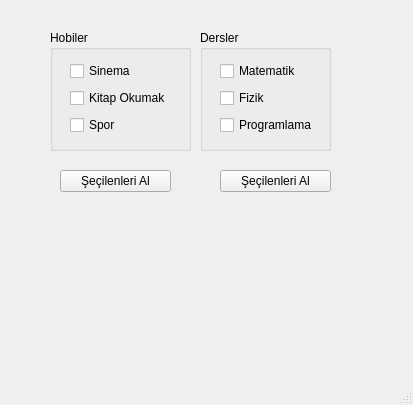
<?xml version="1.0" encoding="UTF-8"?>
<ui version="4.0">
 <class>MainWindow</class>
 <widget class="QMainWindow" name="MainWindow">
  <property name="geometry">
   <rect>
    <x>0</x>
    <y>0</y>
    <width>413</width>
    <height>405</height>
   </rect>
  </property>
  <property name="windowTitle">
   <string>MainWindow</string>
  </property>
  <widget class="QWidget" name="centralwidget">
   <widget class="QGroupBox" name="groupHobiler">
    <property name="geometry">
     <rect>
      <x>50</x>
      <y>30</y>
      <width>141</width>
      <height>121</height>
     </rect>
    </property>
    <property name="title">
     <string>Hobiler</string>
    </property>
    <widget class="QWidget" name="">
     <property name="geometry">
      <rect>
       <x>20</x>
       <y>30</y>
       <width>107</width>
       <height>76</height>
      </rect>
     </property>
     <layout class="QVBoxLayout" name="verticalLayout">
      <item>
       <widget class="QCheckBox" name="cbSinema">
        <property name="text">
         <string>Sinema</string>
        </property>
       </widget>
      </item>
      <item>
       <widget class="QCheckBox" name="cbKitapOkumak">
        <property name="text">
         <string>Kitap Okumak</string>
        </property>
       </widget>
      </item>
      <item>
       <widget class="QCheckBox" name="cbSpor">
        <property name="text">
         <string>Spor</string>
        </property>
       </widget>
      </item>
     </layout>
    </widget>
   </widget>
   <widget class="QGroupBox" name="groupDersler">
    <property name="geometry">
     <rect>
      <x>200</x>
      <y>30</y>
      <width>131</width>
      <height>121</height>
     </rect>
    </property>
    <property name="title">
     <string>Dersler</string>
    </property>
    <widget class="QWidget" name="layoutWidget">
     <property name="geometry">
      <rect>
       <x>20</x>
       <y>30</y>
       <width>107</width>
       <height>76</height>
      </rect>
     </property>
     <layout class="QVBoxLayout" name="verticalLayout_2">
      <item>
       <widget class="QCheckBox" name="cbMatematik">
        <property name="text">
         <string>Matematik</string>
        </property>
       </widget>
      </item>
      <item>
       <widget class="QCheckBox" name="cbFizik">
        <property name="text">
         <string>Fizik</string>
        </property>
       </widget>
      </item>
      <item>
       <widget class="QCheckBox" name="cbSpor_2">
        <property name="text">
         <string>Programlama</string>
        </property>
       </widget>
      </item>
     </layout>
    </widget>
   </widget>
   <widget class="QWidget" name="layoutWidget_2">
    <property name="geometry">
     <rect>
      <x>220</x>
      <y>170</y>
      <width>111</width>
      <height>101</height>
     </rect>
    </property>
    <layout class="QVBoxLayout" name="verticalLayout_4">
     <item>
      <widget class="QPushButton" name="btnDersleriAl">
       <property name="text">
        <string>Şeçilenleri Al</string>
       </property>
      </widget>
     </item>
     <item>
      <widget class="QLabel" name="lblResultHobiler">
       <property name="text">
        <string/>
       </property>
      </widget>
     </item>
    </layout>
   </widget>
   <widget class="QWidget" name="">
    <property name="geometry">
     <rect>
      <x>60</x>
      <y>170</y>
      <width>111</width>
      <height>101</height>
     </rect>
    </property>
    <layout class="QVBoxLayout" name="verticalLayout_3">
     <item>
      <widget class="QPushButton" name="btnSecilenleriAl">
       <property name="text">
        <string>Şeçilenleri Al</string>
       </property>
      </widget>
     </item>
     <item>
      <widget class="QLabel" name="lblResult">
       <property name="text">
        <string/>
       </property>
      </widget>
     </item>
    </layout>
   </widget>
  </widget>
  <widget class="QMenuBar" name="menubar">
   <property name="geometry">
    <rect>
     <x>0</x>
     <y>0</y>
     <width>413</width>
     <height>26</height>
    </rect>
   </property>
  </widget>
  <widget class="QStatusBar" name="statusbar"/>
 </widget>
 <resources/>
 <connections/>
</ui>
